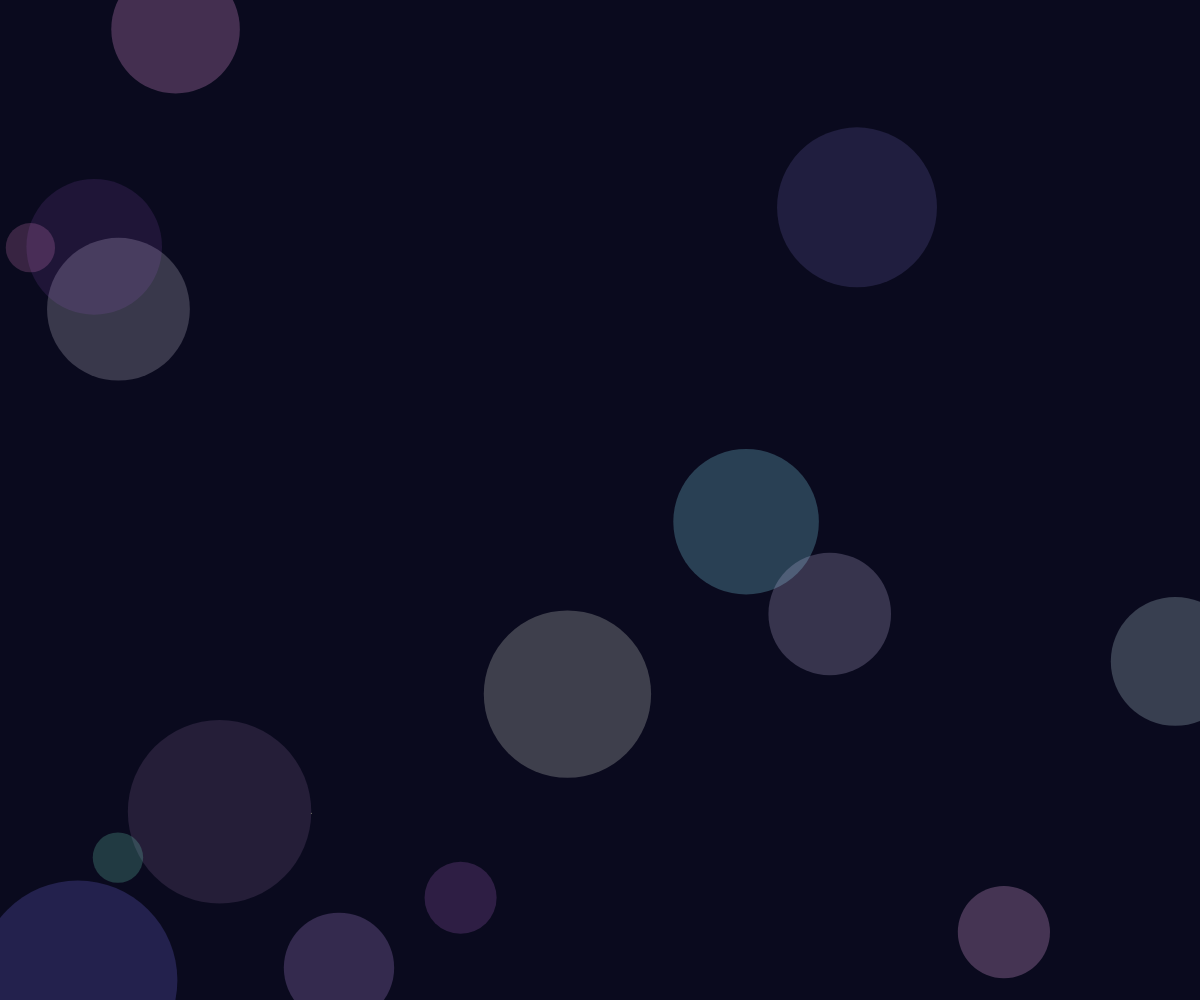
Frame 1 (no input)
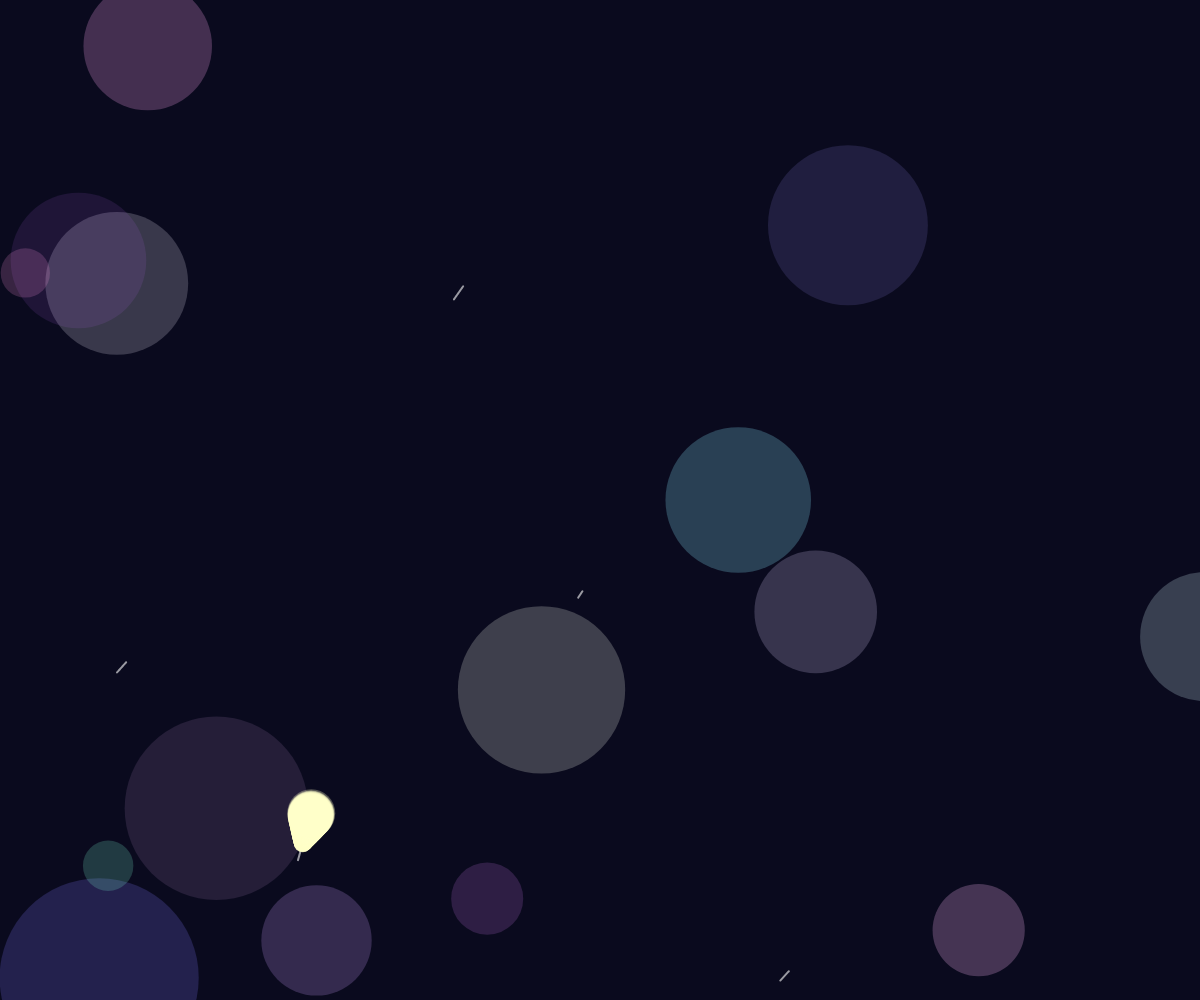
Frame 60 (no input)
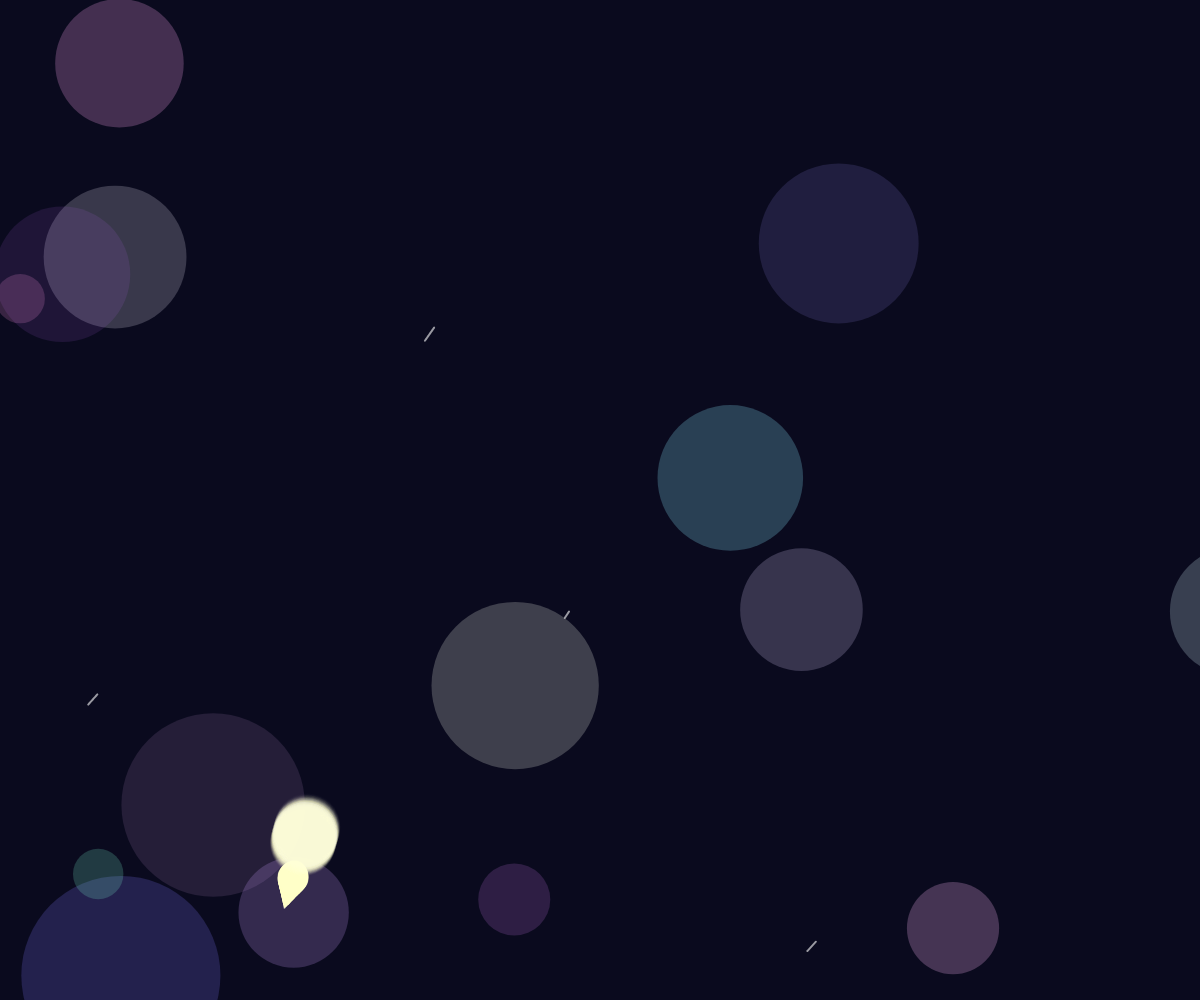
Frame 120 (the mouse pressed at the canvas centre since frame 60)

The p5.js sketch that drew these frames (run headless with seeded random() and noise() and a simulated clock; from frame 60 on, the mouse is pressed at the canvas centre):

// p5.js sketch
// ── sketch.js
let circles = [];
let trails = [];
let pulsePoints = [];

class CosmicCircle {
  constructor() {
    this.x = random(width);
    this.y = random(height);
    this.r = random(20, 100);
    this.speedX = random(-0.5, 0.5);
    this.speedY = random(-0.5, 0.5);
    this.alpha = random(30, 80);
    this.color = color(random(100, 255), random(100, 255), random(200, 255), this.alpha);
  }

  update() {
    this.x += this.speedX;
    this.y += this.speedY;

    if (this.x < -this.r || this.x > width + this.r) this.speedX *= -1;
    if (this.y < -this.r || this.y > height + this.r) this.speedY *= -1;
  }

  display() {
    noStroke();
    fill(this.color);
    ellipse(this.x, this.y, this.r * 2);
  }
}

class GlowingTrail {
  constructor() {
    this.points = [];
    this.maxPoints = 20;
    this.x = random(width);
    this.y = random(height);
    this.speedX = random(-1, 1);
    this.speedY = random(-1, 1);
    this.alpha = 150;
    this.color = color(255, 255, 255, this.alpha);
  }

  update() {
    this.x += this.speedX;
    this.y += this.speedY;

    if (this.x < 0 || this.x > width) this.speedX *= -1;
    if (this.y < 0 || this.y > height) this.speedY *= -1;

    // Add current position to trail
    this.points.push({ x: this.x, y: this.y });
    if (this.points.length > this.maxPoints) {
      this.points.shift();
    }
  }

  display() {
    noFill();
    stroke(this.color);
    strokeWeight(2);
    beginShape();
    for (let p of this.points) {
      vertex(p.x, p.y);
    }
    endShape();
  }
}

function setup() {
  createCanvas(windowWidth, windowHeight);
  frameRate(30);

  // Create cosmic circles
  for (let i = 0; i < 15; i++) {
    circles.push(new CosmicCircle());
  }

  // Create glowing trails
  for (let i = 0; i < 5; i++) {
    trails.push(new GlowingTrail());
  }
}

function draw() {
  background(10, 10, 30);

  // Update and display circles
  for (let circle of circles) {
    circle.update();
    circle.display();
  }

  // Update and display trails
  for (let trail of trails) {
    trail.update();
    trail.display();
  }

  // Check for intersections and create pulses
  for (let circle of circles) {
    for (let trail of trails) {
      for (let point of trail.points) {
        let d = dist(circle.x, circle.y, point.x, point.y);
        if (d < circle.r) {
          pulsePoints.push({
            x: point.x,
            y: point.y,
            size: 0,
            maxsize: random(10, 30),
            alpha: 255
          });
        }
      }
    }
  }

  // Update and display pulses
  for (let i = pulsePoints.length - 1; i >= 0; i--) {
    let p = pulsePoints[i];
    p.size += 0.8;
    p.alpha -= 3;
    
    if (p.alpha <= 0) {
      pulsePoints.splice(i, 1);
    } else {
      noStroke();
      fill(255, 255, 200, p.alpha);
      ellipse(p.x, p.y, p.size);
    }
  }
}

function windowResized() {
  resizeCanvas(windowWidth, windowHeight);
}
